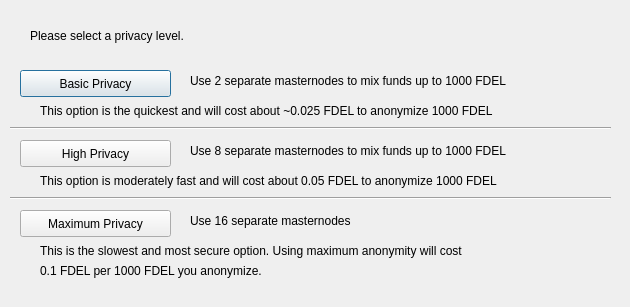
<?xml version="1.0" encoding="UTF-8"?>
<ui version="4.0">
 <class>DarksendConfig</class>
 <widget class="QDialog" name="DarksendConfig">
  <property name="geometry">
   <rect>
    <x>0</x>
    <y>0</y>
    <width>630</width>
    <height>307</height>
   </rect>
  </property>
  <property name="windowTitle">
   <string>Configure Darksend</string>
  </property>
  <widget class="QPushButton" name="buttonBasic">
   <property name="geometry">
    <rect>
     <x>20</x>
     <y>70</y>
     <width>151</width>
     <height>27</height>
    </rect>
   </property>
   <property name="text">
    <string>Basic Privacy</string>
   </property>
  </widget>
  <widget class="QPushButton" name="buttonHigh">
   <property name="geometry">
    <rect>
     <x>20</x>
     <y>140</y>
     <width>151</width>
     <height>27</height>
    </rect>
   </property>
   <property name="text">
    <string>High Privacy</string>
   </property>
  </widget>
  <widget class="QPushButton" name="buttonMax">
   <property name="geometry">
    <rect>
     <x>20</x>
     <y>210</y>
     <width>151</width>
     <height>27</height>
    </rect>
   </property>
   <property name="text">
    <string>Maximum Privacy</string>
   </property>
  </widget>
  <widget class="QLabel" name="label">
   <property name="geometry">
    <rect>
     <x>30</x>
     <y>20</y>
     <width>571</width>
     <height>31</height>
    </rect>
   </property>
   <property name="text">
    <string>Please select a privacy level.</string>
   </property>
  </widget>
  <widget class="QLabel" name="label_2">
   <property name="geometry">
    <rect>
     <x>190</x>
     <y>70</y>
     <width>421</width>
     <height>21</height>
    </rect>
   </property>
   <property name="text">
    <string>Use 2 separate masternodes to mix funds up to 1000 FDEL</string>
   </property>
  </widget>
  <widget class="QLabel" name="label_3">
   <property name="geometry">
    <rect>
     <x>190</x>
     <y>140</y>
     <width>411</width>
     <height>21</height>
    </rect>
   </property>
   <property name="text">
    <string>Use 8 separate masternodes to mix funds up to 1000 FDEL</string>
   </property>
  </widget>
  <widget class="QLabel" name="label_4">
   <property name="geometry">
    <rect>
     <x>190</x>
     <y>210</y>
     <width>421</width>
     <height>21</height>
    </rect>
   </property>
   <property name="text">
    <string>Use 16 separate masternodes</string>
   </property>
  </widget>
  <widget class="QLabel" name="label_6">
   <property name="geometry">
    <rect>
     <x>40</x>
     <y>100</y>
     <width>561</width>
     <height>21</height>
    </rect>
   </property>
   <property name="text">
    <string>This option is the quickest and will cost about ~0.025 FDEL to anonymize 1000 FDEL</string>
   </property>
  </widget>
  <widget class="QLabel" name="label_7">
   <property name="geometry">
    <rect>
     <x>40</x>
     <y>170</y>
     <width>561</width>
     <height>21</height>
    </rect>
   </property>
   <property name="text">
    <string>This option is moderately fast and will cost about 0.05 FDEL to anonymize 1000 FDEL</string>
   </property>
  </widget>
  <widget class="QLabel" name="label_8">
   <property name="geometry">
    <rect>
     <x>40</x>
     <y>240</y>
     <width>561</width>
     <height>21</height>
    </rect>
   </property>
   <property name="text">
    <string>This is the slowest and most secure option. Using maximum anonymity will cost</string>
   </property>
  </widget>
  <widget class="QLabel" name="label_9">
   <property name="geometry">
    <rect>
     <x>40</x>
     <y>260</y>
     <width>561</width>
     <height>21</height>
    </rect>
   </property>
   <property name="text">
    <string>0.1 FDEL per 1000 FDEL you anonymize.</string>
   </property>
  </widget>
  <widget class="Line" name="line">
   <property name="geometry">
    <rect>
     <x>10</x>
     <y>120</y>
     <width>601</width>
     <height>16</height>
    </rect>
   </property>
   <property name="orientation">
    <enum>Qt::Horizontal</enum>
   </property>
  </widget>
  <widget class="Line" name="line_2">
   <property name="geometry">
    <rect>
     <x>10</x>
     <y>190</y>
     <width>601</width>
     <height>16</height>
    </rect>
   </property>
   <property name="orientation">
    <enum>Qt::Horizontal</enum>
   </property>
  </widget>
 </widget>
 <resources/>
 <connections/>
</ui>
